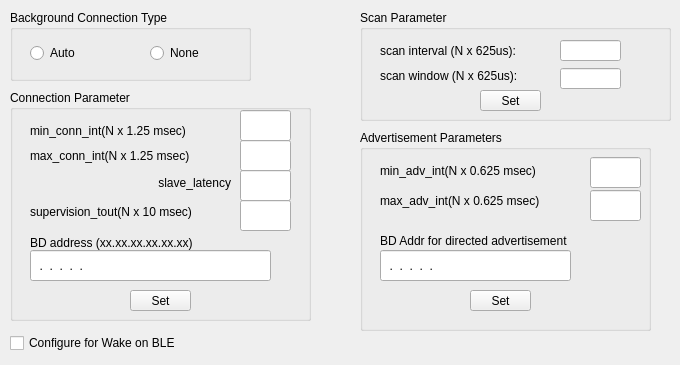
    <widget class="QWidget" name="tabBleConf">
     <attribute name="title">
      <string>Configuration</string>
     </attribute>
     <widget class="QGroupBox" name="groupBox_3">
      <property name="geometry">
       <rect>
        <x>10</x>
        <y>90</y>
        <width>301</width>
        <height>231</height>
       </rect>
      </property>
      <property name="title">
       <string>Connection Parameter</string>
      </property>
      <widget class="QLabel" name="label_10">
       <property name="geometry">
        <rect>
         <x>20</x>
         <y>30</y>
         <width>201</width>
         <height>21</height>
        </rect>
       </property>
       <property name="text">
        <string>min_conn_int(N x 1.25 msec)</string>
       </property>
      </widget>
      <widget class="QLineEdit" name="edMinConInt">
       <property name="geometry">
        <rect>
         <x>230</x>
         <y>20</y>
         <width>51</width>
         <height>31</height>
        </rect>
       </property>
      </widget>
      <widget class="QLabel" name="label_11">
       <property name="geometry">
        <rect>
         <x>20</x>
         <y>55</y>
         <width>201</width>
         <height>21</height>
        </rect>
       </property>
       <property name="text">
        <string>max_conn_int(N x 1.25 msec)</string>
       </property>
      </widget>
      <widget class="QLabel" name="label_13">
       <property name="geometry">
        <rect>
         <x>20</x>
         <y>82</y>
         <width>201</width>
         <height>21</height>
        </rect>
       </property>
       <property name="text">
        <string>slave_latency</string>
       </property>
       <property name="alignment">
        <set>Qt::AlignRight|Qt::AlignTrailing|Qt::AlignVCenter</set>
       </property>
      </widget>
      <widget class="QLineEdit" name="edMaxConInt">
       <property name="geometry">
        <rect>
         <x>230</x>
         <y>50</y>
         <width>51</width>
         <height>31</height>
        </rect>
       </property>
      </widget>
      <widget class="QLineEdit" name="edSlaveLatency">
       <property name="geometry">
        <rect>
         <x>230</x>
         <y>80</y>
         <width>51</width>
         <height>31</height>
        </rect>
       </property>
      </widget>
      <widget class="QLabel" name="label_14">
       <property name="geometry">
        <rect>
         <x>20</x>
         <y>111</y>
         <width>211</width>
         <height>21</height>
        </rect>
       </property>
       <property name="text">
        <string>supervision_tout(N x 10 msec)</string>
       </property>
      </widget>
      <widget class="QLineEdit" name="edSupTimeout">
       <property name="geometry">
        <rect>
         <x>230</x>
         <y>110</y>
         <width>51</width>
         <height>31</height>
        </rect>
       </property>
      </widget>
      <widget class="QLineEdit" name="edBlebdAddr">
       <property name="geometry">
        <rect>
         <x>20</x>
         <y>160</y>
         <width>241</width>
         <height>31</height>
        </rect>
       </property>
       <property name="inputMask">
        <string>hh.hh.hh.hh.hh.hh</string>
       </property>
      </widget>
      <widget class="QLabel" name="label_15">
       <property name="geometry">
        <rect>
         <x>20</x>
         <y>142</y>
         <width>221</width>
         <height>21</height>
        </rect>
       </property>
       <property name="text">
        <string>BD address (xx.xx.xx.xx.xx.xx)</string>
       </property>
      </widget>
      <widget class="QPushButton" name="btnSetBleConnParams">
       <property name="geometry">
        <rect>
         <x>120</x>
         <y>200</y>
         <width>61</width>
         <height>21</height>
        </rect>
       </property>
       <property name="text">
        <string>Set</string>
       </property>
      </widget>
     </widget>
     <widget class="QGroupBox" name="groupBox_4">
      <property name="geometry">
       <rect>
        <x>360</x>
        <y>130</y>
        <width>291</width>
        <height>201</height>
       </rect>
      </property>
      <property name="title">
       <string>Advertisement Parameters</string>
      </property>
      <widget class="QLineEdit" name="edMinAdvInt">
       <property name="geometry">
        <rect>
         <x>230</x>
         <y>27</y>
         <width>51</width>
         <height>31</height>
        </rect>
       </property>
      </widget>
      <widget class="QLabel" name="label_16">
       <property name="geometry">
        <rect>
         <x>20</x>
         <y>30</y>
         <width>211</width>
         <height>21</height>
        </rect>
       </property>
       <property name="text">
        <string>min_adv_int(N x 0.625 msec)</string>
       </property>
      </widget>
      <widget class="QLineEdit" name="edMaxAdvInt">
       <property name="geometry">
        <rect>
         <x>230</x>
         <y>60</y>
         <width>51</width>
         <height>31</height>
        </rect>
       </property>
      </widget>
      <widget class="QLabel" name="label_17">
       <property name="geometry">
        <rect>
         <x>20</x>
         <y>60</y>
         <width>211</width>
         <height>21</height>
        </rect>
       </property>
       <property name="text">
        <string>max_adv_int(N x 0.625 msec)</string>
       </property>
      </widget>
      <widget class="QLineEdit" name="edBleAddAdv">
       <property name="geometry">
        <rect>
         <x>20</x>
         <y>120</y>
         <width>191</width>
         <height>31</height>
        </rect>
       </property>
       <property name="inputMask">
        <string>hh.hh.hh.hh.hh.hh</string>
       </property>
      </widget>
      <widget class="QLabel" name="label_19">
       <property name="geometry">
        <rect>
         <x>20</x>
         <y>100</y>
         <width>261</width>
         <height>21</height>
        </rect>
       </property>
       <property name="text">
        <string>BD Addr for directed advertisement</string>
       </property>
      </widget>
      <widget class="QPushButton" name="btnSetBleAdv">
       <property name="geometry">
        <rect>
         <x>110</x>
         <y>160</y>
         <width>61</width>
         <height>21</height>
        </rect>
       </property>
       <property name="text">
        <string>Set</string>
       </property>
      </widget>
     </widget>
     <widget class="QCheckBox" name="cbWakeOnBLE">
      <property name="geometry">
       <rect>
        <x>10</x>
        <y>330</y>
        <width>221</width>
        <height>26</height>
       </rect>
      </property>
      <property name="text">
       <string>Configure for Wake on BLE</string>
      </property>
     </widget>
     <widget class="QGroupBox" name="groupBox_9">
      <property name="geometry">
       <rect>
        <x>10</x>
        <y>10</y>
        <width>241</width>
        <height>71</height>
       </rect>
      </property>
      <property name="autoFillBackground">
       <bool>false</bool>
      </property>
      <property name="title">
       <string>Background Connection Type</string>
      </property>
      <property name="flat">
       <bool>false</bool>
      </property>
      <widget class="QRadioButton" name="rbBleConnTypeAuto">
       <property name="geometry">
        <rect>
         <x>20</x>
         <y>30</y>
         <width>71</width>
         <height>26</height>
        </rect>
       </property>
       <property name="text">
        <string>Auto</string>
       </property>
      </widget>
      <widget class="QRadioButton" name="rbBleConnTypeNone">
       <property name="geometry">
        <rect>
         <x>140</x>
         <y>30</y>
         <width>71</width>
         <height>26</height>
        </rect>
       </property>
       <property name="text">
        <string>None</string>
       </property>
      </widget>
     </widget>
     <widget class="QGroupBox" name="groupBox_10">
      <property name="geometry">
       <rect>
        <x>360</x>
        <y>10</y>
        <width>311</width>
        <height>111</height>
       </rect>
      </property>
      <property name="autoFillBackground">
       <bool>false</bool>
      </property>
      <property name="title">
       <string>Scan Parameter</string>
      </property>
      <property name="flat">
       <bool>false</bool>
      </property>
      <widget class="QLabel" name="label_31">
       <property name="geometry">
        <rect>
         <x>20</x>
         <y>30</y>
         <width>181</width>
         <height>21</height>
        </rect>
       </property>
       <property name="text">
        <string>scan interval (N x 625us):</string>
       </property>
      </widget>
      <widget class="QLineEdit" name="edBleScanInt">
       <property name="geometry">
        <rect>
         <x>200</x>
         <y>30</y>
         <width>61</width>
         <height>21</height>
        </rect>
       </property>
      </widget>
      <widget class="QLabel" name="label_32">
       <property name="geometry">
        <rect>
         <x>20</x>
         <y>55</y>
         <width>181</width>
         <height>21</height>
        </rect>
       </property>
       <property name="text">
        <string>scan window (N x 625us): </string>
       </property>
      </widget>
      <widget class="QLineEdit" name="edBleScanWindow">
       <property name="geometry">
        <rect>
         <x>200</x>
         <y>58</y>
         <width>61</width>
         <height>21</height>
        </rect>
       </property>
      </widget>
      <widget class="QPushButton" name="btnSetBleScan">
       <property name="geometry">
        <rect>
         <x>120</x>
         <y>80</y>
         <width>61</width>
         <height>21</height>
        </rect>
       </property>
       <property name="text">
        <string>Set</string>
       </property>
      </widget>
     </widget>
    </widget>
